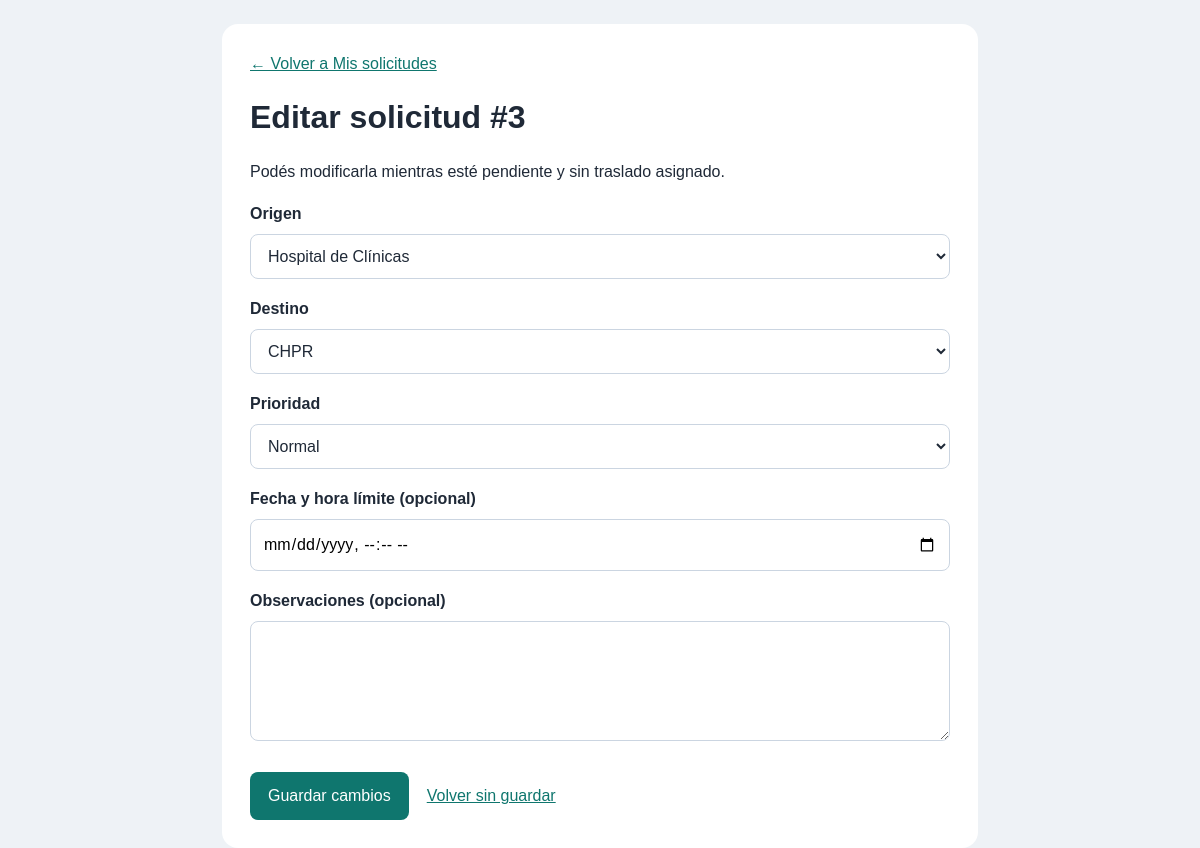
Page /moduloAmbulancias/Vista/editarSolicitud.php?id=3 (signed in) on the committed database.
### tables this page shows
CREATE TABLE `solicitud_traslado` (
  `id_solicitud` int(11) NOT NULL,
  `ci_paciente` varchar(20) DEFAULT NULL,
  `id_tipo_elemento` int(11) NOT NULL,
  `id_origen` int(11) NOT NULL,
  `id_destino` int(11) NOT NULL,
  `id_canal` int(11) NOT NULL,
  `id_usuario_solicit` int(11) NOT NULL,
  `fecha_solicitud` datetime NOT NULL DEFAULT current_timestamp(),
  `estado_solicitud` varchar(50) NOT NULL,
  `prioridad` enum('normal','alta','maxima') NOT NULL DEFAULT 'normal',
  `fecha_hora_limite` datetime DEFAULT NULL,
  `observaciones` varchar(500) DEFAULT NULL,
  `motivo_cancelacion` varchar(500) DEFAULT NULL,
  `fecha_cancelacion` datetime DEFAULT NULL,
  `id_usuario_cancelacion` int(11) DEFAULT NULL
);

CREATE TABLE `ubicacion` (
  `id_ubicacion` int(11) NOT NULL,
  `nombre` varchar(100) NOT NULL,
  `direccion` varchar(255) DEFAULT NULL,
  `tipo_ubicacion` varchar(50) DEFAULT NULL
);

### serviciosComunes/conexionBD/conexion.php (called while the page is built, shortened)
<?php
class Conexion
{
    public static function conectar(): PDO
    {
        try {
            $host = getenv('DB_HOST') ?: 'db';
            $dbname = getenv('DB_NAME') ?: 'sigsm';
            $user = getenv('DB_USER') ?: 'root';
            $password = getenv('DB_PASS') !== false ? getenv('DB_PASS') : 'root_password';
            $port = getenv('DB_PORT') ?: '3306';
            $conexion = new PDO(
                "mysql:host={$host};port={$port};dbname={$dbname};charset=utf8mb4",
                $user,
                $password
            );
            $conexion->setAttribute(
                PDO::ATTR_ERRMODE,
                PDO::ERRMODE_EXCEPTION
            );
            return $conexion;
        } catch (PDOException $e) {
            die(
                "Error de conexión a la base de datos: " .
                $e->getMessage()
            );
        }
    }
}

### moduloAmbulancias/Model/EdicionSolicitudModelo.php (called while the page is built, shortened)
<?php
require_once __DIR__ . '/../../serviciosComunes/conexionBD/conexion.php';
class EdicionSolicitudModelo
{
    public static function obtener(int $id, int $usuario): ?array
    {
        $db = Conexion::conectar();
        $q = $db->prepare("SELECT s.* FROM solicitud_traslado s
            WHERE s.id_solicitud = :id AND s.id_usuario_solicit = :usuario
            AND s.estado_solicitud = 'Pendiente'
            AND NOT EXISTS (SELECT 1 FROM traslado t WHERE t.id_solicitud = s.id_solicitud)");
        $q->execute([':id' => $id, ':usuario' => $usuario]);
        return $q->fetch(PDO::FETCH_ASSOC) ?: null;
    }
    public static function ubicaciones(): array
    {
        return Conexion::conectar()->query('SELECT id_ubicacion, nombre FROM ubicacion ORDER BY nombre')->fetchAll(PDO::FETCH_ASSOC);
    }
}

### moduloAmbulancias/Vista/editarSolicitud.php (the view, shortened to what this page needs)
<?php
require_once __DIR__ . '/../Model/EdicionSolicitudModelo.php';
$id = filter_input(INPUT_GET, 'id', FILTER_VALIDATE_INT);
$solicitud = $id && $id > 0 ? EdicionSolicitudModelo::obtener($id, (int) $_SESSION['id_usuario']) : null;
$ubicaciones = EdicionSolicitudModelo::ubicaciones();
$datos = $solicitud;
$datos['fecha_hora_limite'] = $solicitud['fecha_hora_limite']
    ? str_replace(' ', 'T', substr($solicitud['fecha_hora_limite'], 0, 16)) : '';
function escaparEdicion($valor): string
{
    return htmlspecialchars((string) $valor, ENT_QUOTES, 'UTF-8');
}
?>
<!DOCTYPE html>
<html lang="es">
<head>
    <link rel="stylesheet" href="../../serviciosComunes/vistaGeneral/assets/css/tema-institucional.css?v=20261021-1">
</head>
<body>
<main>
    <a href="../../moduloDocumentacion/Vista/enfermeria.php?vista=mis-solicitudes">← Volver a Mis solicitudes</a>
    <h1>Editar solicitud #<?= (int) $id ?></h1>
    <p>Podés modificarla mientras esté pendiente y sin traslado asignado.</p>
    <form action="../Controlador/EditarSolicitud.php" method="POST">
        <?php foreach (['id_origen' => 'Origen', 'id_destino' => 'Destino'] as $campo => $etiqueta): ?>
            <label for="<?= $campo ?>"><?= $etiqueta ?></label>
            <select id="<?= $campo ?>" name="<?= $campo ?>" required>
                <?php foreach ($ubicaciones as $ubicacion): ?>
                    <option value="<?= (int) $ubicacion['id_ubicacion'] ?>" <?= (int) $datos[$campo] === (int) $ubicacion['id_ubicacion'] ? 'selected' : '' ?>><?= escaparEdicion($ubicacion['nombre']) ?></option>
                <?php endforeach; ?>
            </select>
        <?php endforeach; ?>
        <label for="prioridad">Prioridad</label>
        <?php if ((int) $solicitud['id_tipo_elemento'] === 2): ?>
            <input id="prioridad" value="Máxima (traslado de órgano)" readonly>
            <input type="hidden" name="prioridad" value="maxima">
        <?php else: ?>
            <select id="prioridad" name="prioridad" required>
                <?php foreach (['normal' => 'Normal', 'alta' => 'Alta', 'maxima' => 'Máxima'] as $valor => $texto): ?>
                    <option value="<?= $valor ?>" <?= $datos['prioridad'] === $valor ? 'selected' : '' ?>><?= $texto ?></option>
                <?php endforeach; ?>
            </select>
        <?php endif; ?>
        <label for="fecha_hora_limite">Fecha y hora límite (opcional)</label>
        <input type="datetime-local" id="fecha_hora_limite" name="fecha_hora_limite" value="<?= escaparEdicion($datos['fecha_hora_limite']) ?>">
        <label for="observaciones">Observaciones (opcional)</label>
        <textarea id="observaciones" name="observaciones" maxlength="500"><?= escaparEdicion($datos['observaciones']) ?></textarea>
        <div class="acciones">
            <button type="submit">Guardar cambios</button>
            <a href="../../moduloDocumentacion/Vista/enfermeria.php?vista=mis-solicitudes">Volver sin guardar</a>
        </div>
    </form>
</main>
</body>
</html>

### serviciosComunes/vistaGeneral/assets/css/tema-institucional.css (style rules this page uses)
:root { --primary: #0f766e; --primary-hover: #115e59; --primary-light: #e6f4f1; --bg-color: #eef2f6; --card-bg: #fff; --text-main: #1f2937; --text-muted: #64748b; --border-color: #cbd5e1; --shadow-sm: 0 3px 12px rgba(15, 23, 42, .04); --shadow-md: 0 12px 32px rgba(15, 23, 42, .08); }
body { font-family: Arial, sans-serif; color: var(--text-main); background: var(--bg-color); line-height: 1.5; }
button, input, select, textarea { font-family: inherit; }
button, summary { cursor: pointer; }
a { color: var(--primary); }
h1, h2, h3, h4 { color: var(--text-main); line-height: 1.3; }
.form-input, .campo input:not([type="checkbox"]):not([type="radio"]), .campo select, .form-group input:not([type="checkbox"]):not([type="radio"]), .form-group select, .form-group textarea, .tarjeta select, main > form select, .search-input, #sec-mis-solicitudes input[type="text"] { border: 1px solid var(--border-color); border-radius: 8px; padding: 12px 13px; font-size: 16px; background: white; color: var(--text-main); max-width: 100%; }

### moduloAmbulancias/Vista/editarSolicitud.php (style rules this page uses)
body { margin:0; padding:24px; font-family:Arial,sans-serif; background:#eef2f6; color:#1f2937; }
main { max-width:700px; margin:auto; padding:28px; background:white; border-radius:16px; }
label { display:block; margin:18px 0 8px; font-weight:bold; }
select,input,textarea { box-sizing:border-box; width:100%; padding:12px; font:inherit; border:1px solid #cbd5e1; border-radius:8px; }
textarea { min-height:120px; resize:vertical; }
.acciones { display:flex; flex-wrap:wrap; gap:18px; align-items:center; margin-top:24px; }
button { padding:12px 18px; background:#0f766e; color:white; border:0; border-radius:8px; cursor:pointer; font:inherit; }
a { color:#0f766e; }

### rows in the picture
solicitud_traslado: id_origen "Hospital de Clínicas", id_destino "CHPR", prioridad "Normal"

### other values in the picture
$id "3"
$etiqueta "Origen"
$etiqueta "Destino"
